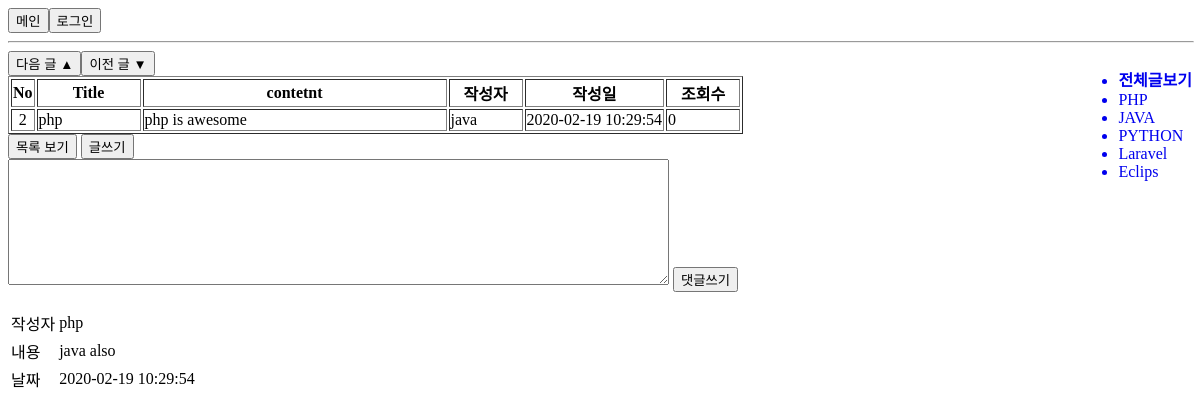
Page /show.php?content_no=2 on the committed database.
### tables this page shows
create table category_tb(
	category_no int primary key auto_increment,
    category_nm varchar(20) 
)default charset = utf8;

### show.php (the view, shortened to what this page needs)
<link rel="stylesheet" href="show.css">
<header>
<button id="main" onclick="location.href='main.php'">메인</button>
<?php
if(isset($_SESSION['id']))
{   $id = $_SESSION['id'];
    ?>
	<button class="header" onclick="location.href='logout.php'"> 로그아웃</button>
    <a href="mypage.php"><button class="header">마이페이지</button></a>
    <?php
    print '<div class="header">'.$id.' 님</div>';
}
else
{   $id='';
?>
	<button onclick="location.href='login.html'"> 로그인</button>
<?php
}
?>
</header>
<hr>
<div class="main_content">
<?php
$pdo = DB_conn();
$_SESSION['content_no'] = $content_no = $_GET['content_no'];
$category = $_SESSION['category'];
try
{
    if($category>0)
    {   $query = "SELECT max(content_no) max, min(content_no) min from contents_tb where category_no = $category";
        $stmh=$pdo->prepare($query);
        $stmh->execute();
    }
    else
    {   $query = "SELECT max(content_no) max, min(content_no) min from contents_tb";
        $stmh=$pdo->prepare($query);
        $stmh->execute();
    }
}
catch(PDOException $e)
{   print 'err: '. $e->getMessage();
$pdo->rollBack();
}
while ($row=$stmh->fetch(PDO::FETCH_ASSOC)) {
    $max=$row['max'];
    $min=$row['min'];
}
try
{
    if($category>0)
    {   $query = "SELECT max(content_no) forward from contents_tb where content_no < $content_no and category_no=$category";
        $stmh=$pdo->prepare($query);
        $stmh->execute();
    }
    else
    {   $query = "SELECT max(content_no) forward from contents_tb where content_no < $content_no";
        $stmh=$pdo->prepare($query);
        $stmh->execute();
    }
}
catch(PDOException $e)
{   print 'err: '. $e->getMessage();
$pdo->rollBack();
}
while ($row=$stmh->fetch(PDO::FETCH_ASSOC)) {
    $forward=$row['forward'];
}
try
{
    if($category>0)
    {   $query = "SELECT min(content_no) next_ from contents_tb where content_no > $content_no and category_no = $category";
        $stmh=$pdo->prepare($query);
        $stmh->execute();
    }
    else
    {   $query = "SELECT min(content_no) next_ from contents_tb where content_no > $content_no";
        $stmh=$pdo->prepare($query);
        $stmh->execute();
    }
}
catch(PDOException $e)
{   print 'err: '. $e->getMessage();
$pdo->rollBack();
}
while ($row=$stmh->fetch(PDO::FETCH_ASSOC)) {
    $next=$row['next_'];
}
if (!($max==($content_no))) {
    print "<button onclick='location.href=\"show.php?content_no=".($next)."\"'>다음 글 ▲</button>";
}
if (!($min==($content_no))) {
    print "<button onclick='location.href=\"show.php?content_no=".($forward)."\"'>이전 글 ▼</button>";
}
if(!isset($_COOKIE[$id.$content_no])) {
    try
    {
        $query = "update contents_tb set view_cnt = view_cnt + 1 where content_no = :no";
        $stmh=$pdo->prepare($query);
        $stmh->bindValue(':no',$content_no);
        $stmh->execute();
    }
    catch(PDOException $e)
    {   print 'err: '. $e->getMessage();
    $pdo->rollBack();
    }
}
try
{
    $query = "select * from show_view where content_no = :no";
    $stmh=$pdo->prepare($query);
    $stmh->bindValue(':no',$content_no);
    $stmh->execute();
}
catch(PDOException $e)
{   print 'err: '. $e->getMessage();
    $pdo->rollBack();
}
?>
<TABLE border="1">
<TBODY>
    <TR>
        <TH>No</TH>
        <TH width=100px>Title</TH>
        <TH width=300px>contetnt</TH>
        <TH width=70px>작성자</TH>
        <TH>작성일</TH>
        <TH width=70px>조회수</TH>
    </TR>
<?php
while($row=$stmh->fetch(PDO::FETCH_ASSOC))
{?>
    <TR>
        <TD align="center"><?=htmlspecialchars($row['content_no'])?></TD>
        <TD><?=$row['title']?></TD>
        <TD><?=nl2br($row['content'])?></TD>
        <TD><?=$writer=$row['id']?></TD>
        <TD><?=$row['write_dt']?></TD>
        <TD><?=$row['view_cnt']?></TD>
    </TR>
<?php
}
?>
</TBODY>
</TABLE>
<footer>
<button onclick="location.href='list.php'">목록 보기</button>
<button onclick="location.href='insert.php'">글쓰기</button>
</div>
<div class='category'>
    <ul>
        <a href="list.php?category=0"><li><b>전체글보기</b></li></a>
        <?php
        try
        {   $query = "SELECT * from category_tb";
            $stmh = $pdo->prepare($query);
            $stmh->execute();
        }
        catch(PDOException $e){ print 'err: '.$e->getMessage(); }
        while($row=$stmh->fetch(PDO::FETCH_ASSOC))
        {   $cg_no = $row['category_no'];
            $cg_nm = $row['category_nm'];
            print "<a href='list.php?category=$cg_no'><li>$cg_nm</li></a>";
        }
        ?>
    </ul>
</div>
<?php require_once('reply.php'); ?>

### show.css (style rules this page uses)
.main_content { width: auto; float: left; }
.category { float: right; }
hr { width: 100%; }
#main { float: left; }
a:link { text-decoration: none; }

### rows in the picture
category_tb: category_nm "PHP"
category_tb: category_nm "JAVA"
category_tb: category_nm "PYTHON"
category_tb: category_nm "Laravel"
category_tb: category_nm "Eclips"

### other values in the picture
$row['content_no'] "2"
$row['title'] "php"
$row['content'] "php is awesome"
$writer=$row['id'] "java"
$row['write_dt'] "2020-02-19 10:29:54"
$row['view_cnt'] "0"
$writer=$coment_row['id'] "php"
$coment_row['coment'] "java also"
$coment_row['write_dt'] "2020-02-19 10:29:54"
